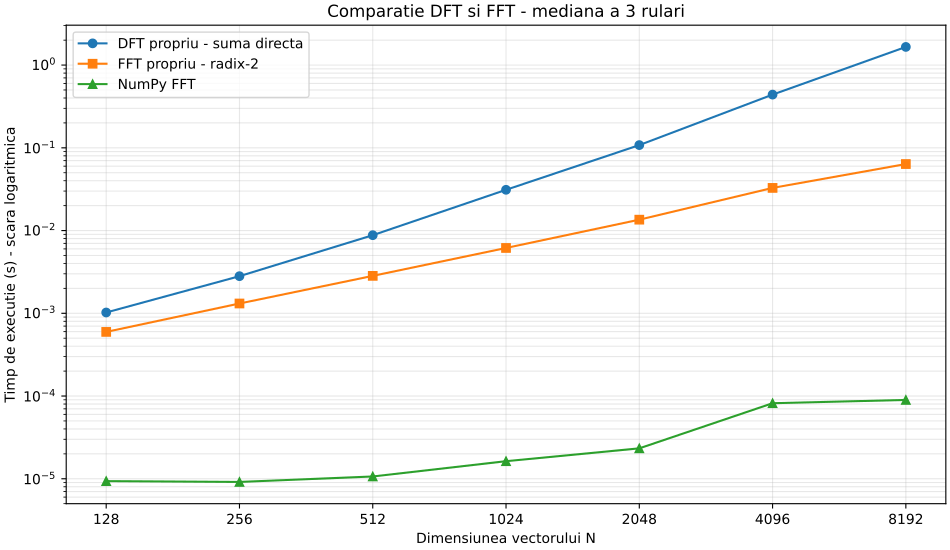

Here is the Python script that generated this plot:
# Laboratorul 4 - Exercitiul 1: comparatie intre DFT propriu, FFT propriu si NumPy FFT.
# FFT-ul implementat aici este radix-2: dimensiunea N trebuie sa fie o putere a lui 2.

import numpy as np  # Importam operatiile numerice pentru vectori si numere complexe.
import matplotlib.pyplot as plt  # Importam functiile pentru realizarea graficului.
import time  # Importam cronometrul pentru masurarea duratelor de executie.


def dft(x):  # Definim transformata Fourier discreta calculata direct din formula.
    N = len(x)  # Aflam numarul de esantioane.
    n = np.arange(N)  # Construim indicii n = 0, 1, ..., N-1.
    X = np.zeros(N, dtype=complex)  # Pregatim vectorul coeficientilor complecsi.
    for k in range(N):  # Calculam pe rand coeficientul asociat fiecarui indice k.
        X[k] = np.sum(x * np.exp(-2j * np.pi * k * n / N))  # X[k] = suma x[n]*exp(-2*pi*j*k*n/N).
    return X  # Intoarcem cei N coeficienti Fourier.


def fft(x):  # Definim propriul algoritm FFT, prin impartire in pozitii pare si impare.
    N = len(x)  # Aflam dimensiunea subproblemei curente.
    if N == 1:  # O singura valoare este egala cu propria transformata Fourier.
        return np.array(x, dtype=complex)  # Intoarcem acea valoare ca vector complex.
    pare = fft(x[::2])  # Calculam FFT pentru pozitiile 0, 2, 4, ... din vectorul curent.
    impare = fft(x[1::2])  # Calculam FFT pentru pozitiile 1, 3, 5, ... din vectorul curent.
    X = np.zeros(N, dtype=complex)  # Pregatim rezultatul de dimensiune N.
    for k in range(N // 2):  # Combinam cele doua transformate, fiecare de dimensiune N/2.
        termen = np.exp(-2j * np.pi * k / N) * impare[k]  # Calculam W_N^k * O[k], cu W_N = exp(-2*pi*j/N).
        X[k] = pare[k] + termen  # Prima jumatate: X[k] = E[k] + W_N^k*O[k].
        X[k + N // 2] = pare[k] - termen  # A doua jumatate: X[k+N/2] = E[k] - W_N^k*O[k].
    return X  # Intoarcem transformata obtinuta prin combinare.


def cronometreaza(functie, x):  # Masuram durata unei functii pe acelasi vector, de trei ori.
    durate = []  # Vom pastra cele trei durate masurate.
    for repetare in range(3):  # Repetam calculul pentru a reduce influenta unei singure masuratori.
        inceput = time.perf_counter()  # Citim cronometrul imediat inaintea calculului.
        rezultat = functie(x)  # Executam transformata pe vectorul primit.
        durata = time.perf_counter() - inceput  # Calculam timpul scurs, in secunde.
        durate.append(durata)  # Retinem durata masurata.
    return float(np.median(durate)), rezultat  # Intoarcem mediana celor trei durate si rezultatul ultimei rulari.


dimensiuni = [128, 256, 512, 1024, 2048, 4096, 8192]  # Folosim toate dimensiunile cerute.
timpi_dft = []  # Vom retine cate un timp pentru DFT la fiecare N.
timpi_fft = []  # Vom retine cate un timp pentru FFT-ul nostru.
timpi_numpy = []  # Vom retine cate un timp pentru FFT-ul NumPy.
verificari = []  # Vom retine verificarile numerice pentru fiecare dimensiune.

test = np.arange(8, dtype=float)  # Pregatim un vector mic pentru apelurile de incalzire.
dft(test)  # Apelam DFT inainte de masuratori.
fft(test)  # Apelam FFT-ul nostru inainte de masuratori.
np.fft.fft(test)  # Apelam si NumPy FFT, evitand includerea initializarii primului apel in timpi.

print('N       DFT (s)       FFT propriu (s)   NumPy FFT (s)   Corecte: DFT / FFT')  # Antetul tabelului.

for N in dimensiuni:  # Repetam comparatia pentru fiecare dimensiune ceruta.
    n = np.arange(N)  # Construim indicii vectorului curent.
    x = np.sin(2 * np.pi * 7 * n / N) + 0.5 * np.cos(2 * np.pi * 19 * n / N)  # Alegem acelasi semnal pentru cele trei metode.
    timp_dft, X_dft = cronometreaza(dft, x)  # Cronometram implementarea directa.
    timp_fft, X_fft = cronometreaza(fft, x)  # Cronometram FFT-ul implementat de noi.
    timp_numpy, X_numpy = cronometreaza(np.fft.fft, x)  # Cronometram functia FFT a bibliotecii NumPy.
    timpi_dft.append(timp_dft)  # Pastram durata DFT.
    timpi_fft.append(timp_fft)  # Pastram durata FFT propriu.
    timpi_numpy.append(timp_numpy)  # Pastram durata NumPy FFT.
    corect_dft = np.allclose(X_dft, X_numpy, atol=1e-7)  # Comparam DFT-ul nostru cu rezultatul de referinta.
    corect_fft = np.allclose(X_fft, X_numpy, atol=1e-7)  # Comparam FFT-ul nostru cu acelasi rezultat.
    verificari.append((corect_dft, corect_fft))  # Retinem cele doua verificari.
    print(f'{N:<6} {timp_dft:.6e}   {timp_fft:.6e}      {timp_numpy:.6e}   {corect_dft} / {corect_fft}')  # Afisam timpii in secunde.

with open('ex1_timpi.txt', 'w', encoding='utf-8') as fisier:  # Deschidem un fisier pentru timpii masurati la rularea curenta.
    fisier.write('Timpi in secunde: mediana a 3 rulari; valorile depind de calculator.\n')  # Precizam metodologia si unitatea.
    fisier.write('N DFT_s FFT_propriu_s NumPy_FFT_s\n')  # Scriem antetul coloanelor.
    for i, N in enumerate(dimensiuni):  # Asociem fiecare dimensiune cu pozitia ei in liste.
        fisier.write(f'{N} {timpi_dft[i]:.9e} {timpi_fft[i]:.9e} {timpi_numpy[i]:.9e}\n')  # Salvam valorile reale masurate.

fig, ax = plt.subplots(figsize=(9.5, 5.5), constrained_layout=True)  # Cream figura pentru comparatie.
ax.semilogy(dimensiuni, timpi_dft, 'o-', label='DFT propriu - suma directa')  # Desenam timpul DFT pe scara logaritmica Oy.
ax.semilogy(dimensiuni, timpi_fft, 's-', label='FFT propriu - radix-2')  # Adaugam timpul FFT-ului nostru.
ax.semilogy(dimensiuni, timpi_numpy, '^-', label='NumPy FFT')  # Adaugam timpul functiei NumPy.
ax.set_xscale('log', base=2)  # Dublarile succesive ale lui N vor fi egal distantate pe axa Ox.
ax.set_xticks(dimensiuni)  # Marcam exact cele sapte dimensiuni cerute.
ax.set_xticklabels([str(N) for N in dimensiuni])  # Afisam dimensiunile ca numere obisnuite.
ax.set_xlabel('Dimensiunea vectorului N')  # Etichetam axa dimensiunilor.
ax.set_ylabel('Timp de executie (s) - scara logaritmica')  # Precizam unitatea timpului si scara Oy.
ax.set_title('Comparatie DFT si FFT - mediana a 3 rulari')  # Adaugam titlul graficului.
ax.grid(True, which='both', alpha=0.3)  # Afisam grila pentru ambele tipuri de diviziuni.
ax.legend()  # Afisam legenda celor trei metode.
fig.savefig('ex1.pdf')  # Salvam graficul in format PDF vectorial.
plt.show()  # Afisam figura in Spyder sau intr-o fereastra Matplotlib.
